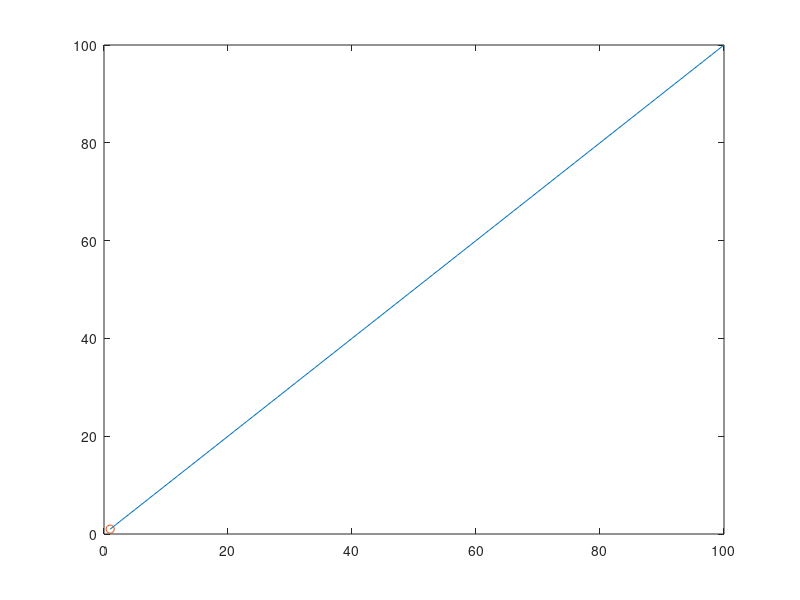

Write the MATLAB code that produced this figure. (Note: this script raises an error after producing the figure.)
clc
clear
pic_num = 1;

for i = 1:100
    
    plot(1:100,1:100);
    hold on
    plot(i,i,'o');
    F=getframe(gcf);
    I=frame2im(F);
    [I,map]=rgb2ind(I,256);

    if pic_num == 1
    imwrite(I,map,'test.gif','gif','Loopcount',inf,'DelayTime',0.1);

    else
    imwrite(I,map,'test.gif','gif','WriteMode','append','DelayTime',0.1);

    end

    pic_num = pic_num + 1;
    hold off
end
